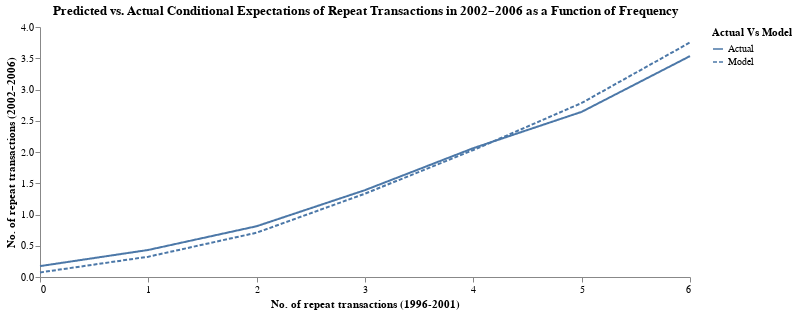

Here is the notebook cell this chart was saved with:
### Code cell
(
    alt.Chart(ce_freq).mark_line().encode(
        x=alt.X('x', title='No. of repeat transactions (1996-2001)', axis=alt.Axis(labelAngle=0, values=np.arange(7))),
        y=alt.Y('CE by Freq', title='No. of repeat transactions (2002–2006)'),
        strokeDash='Actual Vs Model'
    ).properties(
            width=650,
            height=250,
            title='Predicted vs. Actual Conditional Expectations of Repeat Transactions in 2002–2006 as a Function of Frequency'
    ).configure_view(stroke=None).configure_axisY(grid=False).configure_axisX(grid=False)  
)

### Figure 1 — Vega-Lite specification as saved in the notebook (floating-point values rounded to 4 significant figures)
{"$schema": "https://vega.github.io/schema/vega-lite/v5.20.1.json", "config": {"axisX": {"grid": false}, "axisY": {"grid": false}, "view": {"continuousHeight": 300, "continuousWidth": 300, "stroke": null}}, "data": {"name": "data-e4a788215c7f13c15c587a146b87b567"}, "datasets": {"data-e4a788215c7f13c15c587a146b87b567": [{"Actual Vs Model": "Actual", "CE by Freq": 0.1744, "x": 0}, {"Actual Vs Model": "Actual", "CE by Freq": 0.4328, "x": 1}, {"Actual Vs Model": "Actual", "CE by Freq": 0.8126, "x": 2}, {"Actual Vs Model": "Actual", "CE by Freq": 1.39, "x": 3}, {"Actual Vs Model": "Actual", "CE by Freq": 2.062, "x": 4}, {"Actual Vs Model": "Actual", "CE by Freq": 2.643, "x": 5}, {"Actual Vs Model": "Actual", "CE by Freq": 3.534, "x": 6}, {"Actual Vs Model": "Model", "CE by Freq": 0.07287, "x": 0}, {"Actual Vs Model": "Model", "CE by Freq": 0.3249, "x": 1}, {"Actual Vs Model": "Model", "CE by Freq": 0.7089, "x": 2}, {"Actual Vs Model": "Model", "CE by Freq": 1.334, "x": 3}, {"Actual Vs Model": "Model", "CE by Freq": 2.031, "x": 4}, {"Actual Vs Model": "Model", "CE by Freq": 2.784, "x": 5}, {"Actual Vs Model": "Model", "CE by Freq": 3.752, "x": 6}]}, "encoding": {"strokeDash": {"field": "Actual Vs Model", "type": "nominal"}, "x": {"axis": {"labelAngle": 0, "values": [0, 1, 2, 3, 4, 5, 6]}, "field": "x", "title": "No. of repeat transactions (1996-2001)", "type": "quantitative"}, "y": {"field": "CE by Freq", "title": "No. of repeat transactions (2002–2006)", "type": "quantitative"}}, "height": 250, "mark": {"type": "line"}, "title": "Predicted vs. Actual Conditional Expectations of Repeat Transactions in 2002–2006 as a Function of Frequency", "width": 650}
